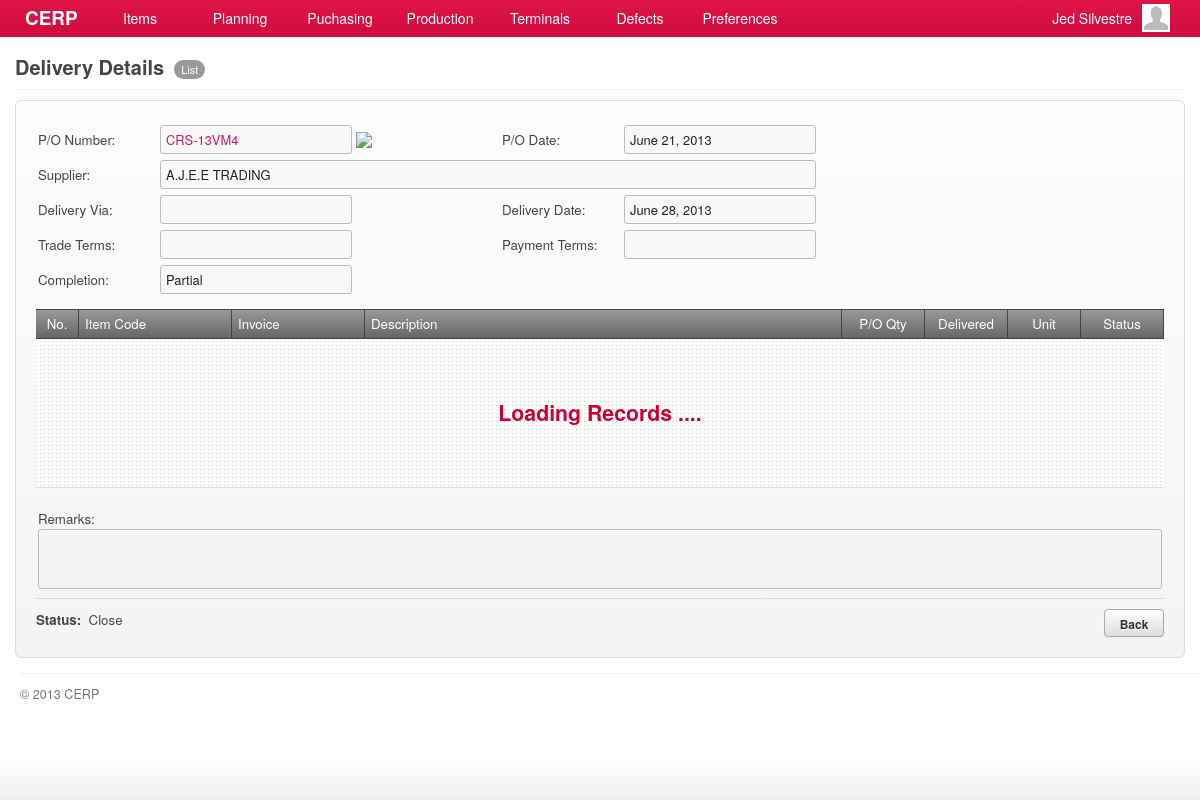
The app's page /account/deliveries-show.php?id=3 (signed in) with its own data.
### tables this page shows
CREATE TABLE `capabilities` (
  `id` int(11) NOT NULL AUTO_INCREMENT,
  `title` varchar(45) DEFAULT NULL,
  `name` varchar(45) DEFAULT NULL,
  `capability` varchar(45) DEFAULT NULL,
  `url` varchar(45) DEFAULT NULL,
  `parent` int(11) DEFAULT NULL,
  PRIMARY KEY (`id`)
);

CREATE TABLE `deliveries` (
  `id` bigint(20) NOT NULL AUTO_INCREMENT,
  `purchase_id` int(11) DEFAULT NULL,
  `delivery_via` varchar(80) DEFAULT NULL,
  `delivery_date` date DEFAULT NULL,
  `remarks` varchar(180) DEFAULT NULL,
  `status` int(4) DEFAULT '135',
  `completion_status` int(11) DEFAULT NULL,
  `updated_at` datetime DEFAULT NULL,
  `created_at` datetime DEFAULT NULL,
  PRIMARY KEY (`id`)
);

CREATE TABLE `purchases` (
  `id` bigint(20) NOT NULL AUTO_INCREMENT,
  `supplier_id` int(11) DEFAULT NULL,
  `po_number` varchar(45) DEFAULT NULL,
  `po_date` date DEFAULT NULL,
  `payment_terms` varchar(80) DEFAULT NULL,
  `terms` varchar(80) DEFAULT NULL,
  `delivery_via` varchar(80) DEFAULT NULL,
  `delivery_date` date DEFAULT NULL,
  `total_amount` decimal(10,2) DEFAULT NULL,
  `remarks` varchar(180) DEFAULT NULL,
  `status` int(3) DEFAULT '9',
  `completion_status` int(11) DEFAULT NULL,
  `created_by` int(11) DEFAULT NULL,
  `created_at` datetime DEFAULT NULL,
  `checked_by` int(11) DEFAULT NULL,
  `checked_at` datetime DEFAULT NULL,
  `approved_by` int(11) DEFAULT NULL,
  `approved_at` datetime DEFAULT NULL,
  `updated_at` datetime DEFAULT NULL,
  PRIMARY KEY (`id`)
);

CREATE TABLE `suppliers` (
  `id` int(11) NOT NULL AUTO_INCREMENT,
  `supplier_code` varchar(45) DEFAULT NULL,
  `name` varchar(100) DEFAULT NULL,
  `address` varchar(100) DEFAULT NULL,
  `country` int(11) DEFAULT NULL,
  `representative` varchar(100) DEFAULT NULL,
  `contact_no1` varchar(45) DEFAULT NULL,
  `contact_no2` varchar(45) DEFAULT NULL,
  `fax_no` varchar(45) DEFAULT NULL,
  `email` varchar(45) DEFAULT NULL,
  `supplier_type` int(11) DEFAULT NULL,
  `product_service` int(11) DEFAULT NULL,
  `term_of_payment` int(11) DEFAULT NULL,
  `description` tinytext,
  `created_at` timestamp NULL DEFAULT NULL,
  `updated_at` timestamp NULL DEFAULT NULL,
  PRIMARY KEY (`id`)
);

CREATE TABLE `lookup_status` (
  `id` int(11) NOT NULL AUTO_INCREMENT,
  `code` varchar(7) DEFAULT NULL,
  `description` varchar(45) DEFAULT NULL,
  `parent` varchar(6) DEFAULT NULL,
  `created_at` timestamp NULL DEFAULT NULL,
  `updated_at` timestamp NULL DEFAULT NULL,
  PRIMARY KEY (`id`)
);

### include/general.class.php (called while the page is built, shortened)
<?php
require('database.class.php');
require('capabilities.class.php');
require('posts.class.php');
require('query.class.php');
require('role.class.php');
$HostAccount	= "account";
$DB				= new MySQL;
  $Host			= "cerp";
  $HostAccount	= "/".$Host."/".$HostAccount;
  $DB->database	= "cerpdb";
  $DB->username	= "cerpuser";
  $DB->password	= "cerpuser";
  $DB->hostname	= "localhost";
$Capabilities	= new Capabilities($DB);
$Query			= new Query($DB);
$Signed			= $_SESSION['user'];
$Role		= new Role($DB, $Signed['id']);
require('functions.php');
?>

### include/role.class.php (called while the page is built, shortened)
<?php
class Role
{
	private $DB;
	private $user_id;
	function Role($db, $uid) {
  	$this->DB = $db;
		$this->user_id = $uid;
  }
	function isCapableByName($cap_name) {
		foreach ($this->getUserRoles() as $user_role) {
			$result = $this->DB->Find('role_capabilities', array(
						  			'columns' 		=> 'role_capabilities.*',
						  			'joins' => 'INNER JOIN capabilities ON capabilities.id = role_capabilities.capability_id',
						  	    'conditions' 	=> 'capabilities.capability="'. $cap_name .'" AND role_id='. $user_role['role_id']));
			if(isset($result)) {
				return TRUE;
			}
		}
	}
	function getUserRoles() {
		$result = $this->DB->Get('user_roles', array(
						  			'columns' 		=> 'user_roles.role_id, roles.name',
						  			'joins' => 'INNER JOIN roles ON roles.id = user_roles.role_id',
						  	    'conditions' 	=> 'user_roles.user_id='. $this->user_id));
		if(isset($result)) {
			return $result;
		}
	}
}

### include/database.class.php (called while the page is built, shortened)
<?php
class MySQL {
  public $username	= "cerpuser";
  public $password	= "cerpuser";
  public $hostname	= "localhost";
  public function Connect() {
    $conn = mysql_connect($this->hostname, $this->username, $this->password) or die("<br/><span class='notice'><p class='error'><strong>ERROR!</strong> Unable to connect to MySQL! </p></span>");
    return $conn;
  }
  public function Query($sql) {
  	$conn = $this->Connect();
    $result = mysql_query($sql, $conn);
	return $result;
  }
	function Find($table, $args='') {
  	if (isset($args)) {
  	  $args['columns'] = (isset($args['columns']) ? $args['columns'] : '*');
  	  $args['joins'] = (isset($args['joins']) ? $args['joins'] : '');
	 	 	$args['conditions'] = ($args['conditions'] == '' ? '' : 'where '.$args['conditions']);
		}
		$sql = "SELECT ".$args['columns']." FROM ".$table." ".$args['joins']." ".$args['conditions'];
		$row = $this->IsEmpty($this->Query($sql));
		return mysql_fetch_array($row);
  }
  function Get($table, $args='') {
  	if (isset($args)) {
  	  $args['columns'] = (isset($args['columns']) ? $args['columns'] : '*');
  	  $args['joins'] = (isset($args['joins']) ? $args['joins'] : '');
		  $args['conditions'] = ($args['conditions'] == '' ? '' : 'WHERE '.$args['conditions']);
  	  $args['order'] = (isset($args['order']) ? ' ORDER BY '.$args['order'] : '');
  	  $args['limit'] = (isset($args['limit']) ? ' LIMIT '.$args['limit'] : '');
  	  $args['group'] = (isset($args['group']) ? ' GROUP BY '.$args['group'] : '');
		}
		$data = array();
		$sql = "SELECT ".$args['columns']." FROM ".$table." ".$args['joins']." ".$args['conditions']." ".$args['group']." ".$args['order']." ".$args['limit'];
		$result = $this->IsEmpty($this->Query($sql));
		if(!empty($result)) {
	      while ($row = mysql_fetch_array($result)) {
	        $data[] = $row;
	      }
		}
		return $data;
  }
	function Fetch($table, $args='') {
  	if (isset($args)) {
  	  $args['columns'] = (isset($args['columns']) ? $args['columns'] : '*');
  	  $args['joins'] = (isset($args['joins']) ? $args['joins'] : '');
			$args['conditions'] = (isset($args['conditions']) ? ' WHERE '.$args['conditions'] : '');
			$args['order'] = (isset($args['order']) ? ' ORDER BY '.$args['order'] : '');
			$args['limit'] = (isset($args['limit']) ? ' LIMIT '.$args['limit'] : '');
			$args['group'] = (isset($args['group']) ? ' GROUP BY '.$args['group'] : '');
    }
	$data = array();
    $sql = "SELECT ".$args['columns'];
    $sql .= " FROM ".$table." ".$args['joins'];
    $sql .= $args['conditions'];
    $sql .= $args['group'];
    $sql .= $args['order'];
    $sql .= $args['limit'];
	$result = $this->IsEmpty($this->Query($sql));
	if(!empty($result)) {
      while ($row = mysql_fetch_array($result)) {
        $data[] = $row;
      }
	}
	return $data;
  }
  private function IsEmpty($result) {
    if(mysql_num_rows($result) > 0) return $result;
    return null;
  }
}

### include/capabilities.class.php (called while the page is built, shortened)
<?php
class Capabilities {
  private $DB;
	public $All;
	function Capabilities($db) {
		$this->DB = $db;
		$this->GetCapabilities();
	}
  function GetTitle() {
    global $capability_key;
	return $this->All[$capability_key]['title'];
  }
	function GetCapabilities() {
		$capabilities = $this->DB->Get('capabilities', array(
					  			'columns' 		=> 'id, capability, title, name, parent, url',
					  	    'conditions' 	=> 'parent IS NOT null ORDER BY parent'));
		$all = array();
		foreach ($capabilities as $cap) {
			$all[$cap['capability']] = array('title' => $cap['title'],'name' => $cap['name'], 'url' => $cap['url'], 'parent' => $cap['parent']);
		}
		$this->All = $all;
	}
}

### include/query.class.php (called while the page is built, shortened)
<?php
class Query {
  private $DB;
  function Query($db) {
  	$this->DB = $db;
  }
  function delivery_by_id($id) {
  	$query = $this->DB->Fetch('deliveries', array(
               'columns'  => 'deliveries.id, purchases.id AS pid, purchases.po_number, suppliers.id AS supplier_id, suppliers.name AS supplier_name,
                              deliveries.delivery_date, deliveries.delivery_via, purchases.terms, purchases.payment_terms,
                              purchases.total_amount, deliveries.remarks, lookup_status.description AS status, lookup_status1.description AS completion_status,
                              purchases.po_date, deliveries.status AS status_id',
               'joins' => 'INNER JOIN purchases ON purchases.id = deliveries.purchase_id
               						 INNER JOIN suppliers ON suppliers.id = purchases.supplier_id
                           INNER JOIN lookup_status ON lookup_status.id = deliveries.status
                           INNER JOIN lookup_status AS lookup_status1 ON lookup_status1.id = deliveries.completion_status',
               'conditions' => 'deliveries.id = '. $id)
             );
		if(!empty($query)) return $query[0];
		return null;
  }
}

### account/deliveries-show.php (the view, shortened to what this page needs)
<?php
  $capability_key = 'show_deliveries';
  require('header.php');
	$allowed = $Role->isCapableByName($capability_key);
	if(!$allowed) {
		require('inaccessible.php');
	}else{
  	$delivery = $Query->delivery_by_id($_GET['id']);
?>
      <div id="page">
        <div id="page-title">
          <h2>
            <span class="title"><?php echo $Capabilities->GetTitle(); ?></span>
			      <?php
						  echo '<a href="'.$Capabilities->All['deliveries']['url'].'" class="nav">'.$Capabilities->All['deliveries']['name'].'</a>';
						?>
          </h2>
        </div>
        <div id="content">
          <form id="delivery-form" action="<?php host($Capabilities->GetUrl()) ?>" method="POST" class="form-container">
             <div>
             	<table>
                   <tr>
                      <td width="120">P/O Number:</td><td width="340"><input type="text" value="<?php echo $delivery['po_number']; ?>" class="text-field magenta" disabled/>
                      	<?php echo $linkto = (isset($delivery['pid'])) ? link_to('purchases-show.php?id='.$delivery['pid']) : '' ?>
                      </td>
                      <td width="120">P/O Date:</td><td width="340"><input type="text" value="<?php echo date("F d, Y", strtotime($delivery['po_date'])); ?>" class="text-field" disabled/>
                   </tr>
                   <tr>
                      <td>Supplier:</td>
                      <td colspan="99">
                        <input type="text" value="<?php echo $delivery['supplier_name']; ?>" class="text-field" style="width:644px;" disabled/>
                      </td>
                   </tr>
                   <tr>
                      <td>Delivery Via:</td><td><input type="text" value="<?php echo $delivery['delivery_via']; ?>" class="text-field" disabled/></td>
                      <td>Delivery Date:</td><td><input type="text" value="<?php echo date("F d, Y", strtotime($delivery['delivery_date'])) ?>" class="text-field text-date" disabled/></td>
                   </tr>
                   <tr>
                      <td>Trade Terms:</td><td><input type="text" value="<?php echo $delivery['terms']; ?>" class="text-field" disabled/></td>
                      <td>Payment Terms:</td><td><input type="text" value="<?php echo $delivery['payment_terms']; ?>" class="text-field" disabled/></td>
                   </tr>
                   <tr>
                      <td>Completion:</td><td><input type="text" value="<?php echo $delivery['completion_status']; ?>" class="text-field" disabled/></td>
                      <td></td><td></td>
                   </tr>
                   <tr><td height="5" colspan="99"></td></tr>
                </table>
             </div>
             <div id="grid-delivery-materials" class="grid jq-grid" style="min-height:146px;">
               <table cellspacing="0" cellpadding="0">
                 <thead>
                   <tr>
                     <td width="30" class="border-right text-center">No.</td>
                     <td width="140" class="border-right">Item Code</td>
                     <td width="120" class="border-right">Invoice</td>
                     <td class="border-right">Description</td>
                     <td width="70" class="border-right text-center">P/O Qty</td>
                     <td width="70" class="border-right text-center">Delivered</td>
                     <td width="60" class="border-right text-center">Unit</td>
                     <td width="70" class="border-right text-center">Status</td>
                   </tr>
                 </thead>
                 <tbody id="delivery-materials"></tbody>
               </table>
             </div>
             <div>
             	<table width="100%">
                   <tr><td height="5" colspan="99"></td></tr>
                   <tr>
                      <td></td>
                      <td align="right"></td>
                   </tr>
                   <tr><td colspan="2">Remarks:<br/><textarea style="min-width:650px;width:98.9%;height:50px;" disabled><?php echo $delivery['remarks']; ?></textarea></td></tr>
                </table>
             </div>
             <div class="field-command">
           	   <div class="text-post-status">
           	     <strong>Status:</strong>&nbsp;&nbsp;<?php echo $delivery['status']; ?>
               </div>
               <input type="button" value="Back" class="btn redirect-to" rel="<?php echo host('deliveries.php'); ?>"/>
             </div>
          </form>
       </div>
     </div>
<?php }
require('footer.php'); ?>

### records on screen
capabilities: title "Delivery Details"
capabilities: name "List"
deliveries: purchase.po_number "CRS-13VM4", purchase.po_date "June 21, 2013", name "A.J.E.E TRADING", delivery_date "June 28, 2013", description "Partial", lookup_status.description "Close"

### other values on screen
$Signed['first_name'] "Jed"
$Signed['last_name'] "Silvestre"
